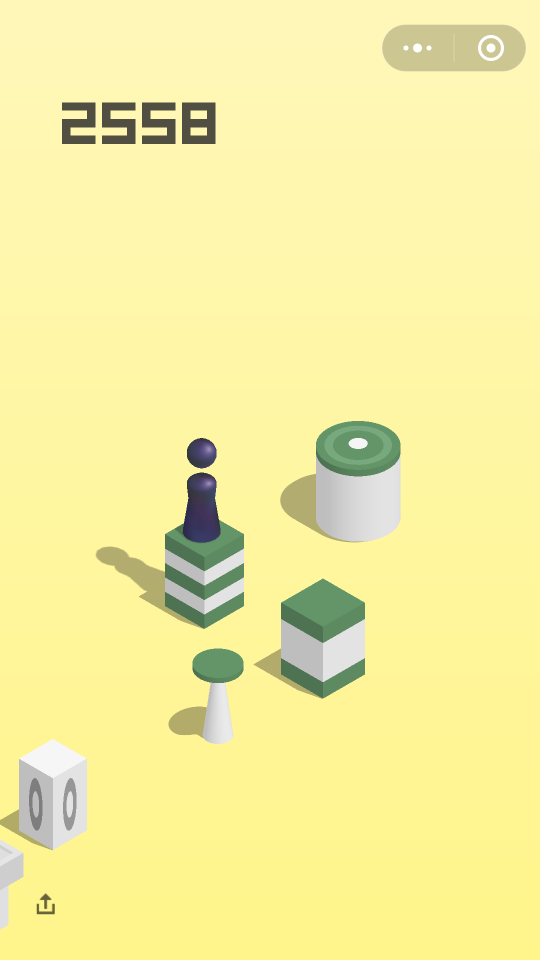
#> input picture tmp.png, 1080 x 1920 px (shown at 1/2 size)
$ python markSampleLabelFromPhone.py
#> lines starting #> are read from the running program, lines starting #| are printed output that depends on the picture
### ADBHelper.py
#-*- coding: UTF-8 -*-
'''
    在Python中执行ADB的命令行, 实现对Android设备的操控
'''

from subprocess import Popen, PIPE
import shlex
import cv2
import random
import subprocess

class ADBHelper:

    def __init__(self, win_width, win_height, margin = 100):
        '''
            构造器函数
            确认 窗口宽度高度与可按压范围.
        '''
        self.win_width = win_width
        self.win_height = win_height
        # 可以按压的矩形区域 内缩 margin个像素点。
        # 因为屏幕上的边缘 点击会触发别的事件        # region = (x, y, width, height)
        self.press_region = (margin, margin, win_width-margin, win_height-margin)
    @staticmethod
    def getScreenShotByADB():
        '''
            在手机上截图并返回opencv格式的ndarray
        '''
        cmd = "adb shell screencap -p /sdcard/tmp.png"
        subprocess.call(shlex.split(cmd))
#> (this line was passed over: subprocess is not available in this run)
        cmd = "adb pull /sdcard/tmp.png tmp.png"
        subprocess.call(shlex.split(cmd))
#> (this line was passed over: subprocess is not available in this run)
        # 使用opencv读取图片 返回ndarray
        return cv2.imread("tmp.png")
#> returned value is the input picture: shape (1920, 1080, 3); mean B, G, R 160, 238, 245.1


    # [34 lines left out: functions pressOnScreen, pressOnScreenAndMove, randPressOnScreen, not called in this run]

### SampleLabel.py


'''

self.img
self.canvas
self.fchess (x, y)
self.cbox (x, y)
self.save_path  图像的保存路径
self.label_filename


init(img)
u-更新画面

cancelLabel:
ctrl + z -> 撤销标注， 更新画面， 重新标注

saveLabel:
ctrl + s-检验标注是否完整， 保存标注 更新画面

addLabel(x, y, type)
    添加标记
    fchess chess footer
    cbox： box center

onMouse:
    监听鼠标事件


helpMenu
ctrl + h 帮助按钮 打印帮助信息


genImageName 生成图像名称， 利用事件戳

saveImage 保存图片

label2str(img_name, )

saveLabelInfo


numpy 的copy问题
http://blog.csdn.net/u010099080/article/details/59111207


'''

import cv2
import numpy as np
import datetime
import math
import copy
from ADBHelper import ADBHelper

MP_UNMARK = 0 # 0 : 未进行标注
MP_MARKED_FCHESS = 1  # 1 : 标注了小人的底部
MP_MARKED_CBOX = 2 # 2 : 标注了box的中心点


'''
手动标注 两个标签

'''
# [5 lines left out: function markChessAndBoxByHand, not called in this run]


class SampleLabel:
    def __init__(self, save_path='./', label_filename='label.txt'):
        self.img = None # 原来的图片
        self.canvas = None # 画布
        self.img_name = None # 图片名称
        self.mp = 0 # 标注的进程
        self.fchess = (0, 0) # 棋子底部中心
        self.cbox = (0, 0) # 下一条盒子的中心
        self.save_path = save_path # 图像的保存路径
        self.label_filename = label_filename #　标签记录文件的文件名
        # self.label_file = open(label_filename, 'w+') # 文件对象
        self.winname = 'label'

        # 创建一个窗口
        cv2.namedWindow(self.winname, flags= cv2.WINDOW_NORMAL | cv2.WINDOW_FREERATIO)
        # 设置鼠标事件的回调函数
        cv2.setMouseCallback(self.winname, markChessAndBoxByHand, self)


    def updateImg(self, img, img_name = None):
        # 更新当前源图像 - 深度拷贝
        self.img = img.copy()
        # 更新画布 - 深度拷贝
        self.canvas = img.copy()
        # 重置 棋子底部坐标
        self.fchess = (0, 0)
        # 重置盒子的中心
        self.cbox = (0, 0)

        if img_name == None:
            # 根据时间戳　生成文件名
            self.img_name = f"{datetime.datetime.now():%Y-%m-%d-%H-%M-%S-%f.png}"
        else:
            # 如果有名字的话就直接赋值
            self.img_name = img_name

        # 重置标注状态
        self.mp = MP_UNMARK
        # 更新画布
        self.updateCanvas()

    def printProcessOnCanvas(self, info):
        '''
            在画布上显示帮助信息
        '''
        # 首先更新画布
        # self.updateCanvas()
        self.canvas[50:150,:] = 255
        # 选择字体
        font = cv2.FONT_HERSHEY_SIMPLEX
        fontScale = 1
        cv2.putText(self.canvas, text=info, org=(100, 100), fontFace=font, fontScale=fontScale, thickness=1,
                     lineType=cv2.LINE_AA, color=(0, 0, 255))
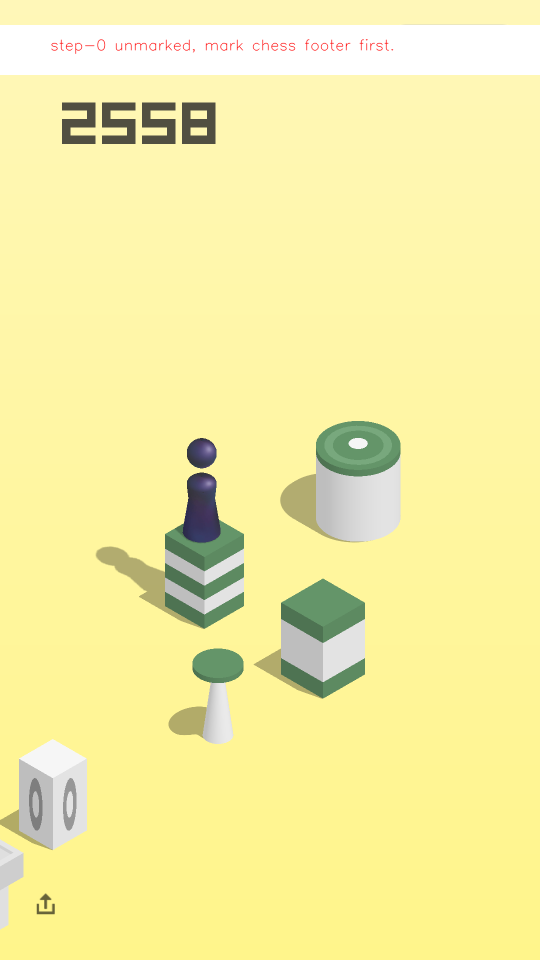
#> self.canvas: shape (1920, 1080, 3) (shown at 1/2 size); mean B, G, R 163.9, 238.8, 245.6


        cv2.imshow(self.winname, self.canvas)

    def updateCanvas(self):
        '''
            根据状态更新画布　与文字提示
        '''
        # Use Deep Copy
        self.canvas = self.img.copy()

        rmarker = 10 # 标记半径
        if self.mp >= MP_MARKED_FCHESS:
            # 绘制chess中心
            # 绘制棋子底部的中心点 红色实心
            cv2.circle(img=self.canvas, center=self.fchess, radius=rmarker, color=(0, 0, 255), thickness=-1)

        if self.mp >= MP_MARKED_CBOX:
            # 绘制下一条盒子中心
            cv2.circle(img=self.canvas, center=self.cbox, radius=rmarker, color=(0, 255, 0), thickness=-1)

        if self.mp == MP_UNMARK:
            self.printProcessOnCanvas("step-0 unmarked, mark chess footer first.")

        elif self.mp == MP_MARKED_FCHESS:
            self.printProcessOnCanvas("step-1  you need to mark next box center.")

        elif self.mp == MP_MARKED_CBOX:
            self.printProcessOnCanvas("step-2 mark done, save (s) or cancel (u)")

        cv2.imshow(self.winname, self.canvas)

    # [58 lines left out: functions addLabel, isMarkDone, saveImg, label2string, saveLabelInfo, not called in this run]

    def onDestroy(self):
        # 关闭窗口
        cv2.destroyWindow(self.winname)

### markSampleLabelFromPhone.py
'''
从USB摄像头中读取图片并标注 保存标注文件
'''
import cv2
import numpy
import math
import os

# 样本标注
from SampleLabel import SampleLabel
# 凡哥写的ADBHelper类
from  ADBHelper import ADBHelper


# 图片保存路径 使用前先创建此文件夹/更新此参数
save_path = "./samples/label/"
# 样本标注信息文件名 使用前先创建此文件/更新此参数
label_filename = "./samples/label/labels.txt"


slabel = SampleLabel(save_path, label_filename)

# 初始化 ADBHelper, 填入手机屏幕宽度跟高度.
adb = ADBHelper(1080, 1920)


# 将距离转换成时间
def distance2time(distance):
    ratio = 1.53
    # 时间必须是整数类型
    return int(distance * ratio)

# 计算两点之间的距离
def cal_distance(pt1, pt2):
    '''
        获取棋子与下一跳盒子的距离
    '''
    (x1, y1) = pt1
    (x2, y2) = pt2
    return math.sqrt(math.pow((x2 - x1), 2) + math.pow((y2 - y1), 2))

# 更新下一张图片 从ADB读入
def nextImg(slabel):
    '''
        使用迭代器， 遍历数组
    '''
    global adb
    try:
        # 从ADB读入图片
        img = adb.getScreenShotByADB()
        # 确认图片是否成功读入
        if img is None:
            return False
        else:
            slabel.updateImg(img, img_name=None)

            # 读入就将原来 unlabel的文件删除
        return True
    except StopIteration:
        print("遍历结束")
        return False

# 初始读入第一个
nextImg(slabel)
while True:
    keyValue = cv2.waitKey(0)
#> (key e is pressed here)
    # slabel.responseToKeyEvent(k, img=img)

    if keyValue == ord('e'):
        print('销毁窗口并保存')
        # 关闭窗口
        slabel.onDestroy()
        break

    elif keyValue == ord('n'):
        print("跳过，下一张图片")
        if not nextImg(slabel):
            # 如果获取失败， 退出
            break
    elif keyValue == ord('c'):
        print("取消标注")
        # update frame
        slabel.updateImg(slabel.img)

    elif keyValue == ord('s'):
        print("保存")
        if slabel.isMarkDone():
            # 保存样本
            slabel.saveImg()
            # 保存样本标注信息
            slabel.saveLabelInfo()
            # 显示提示信息 : 保存完成
            slabel.printProcessOnCanvas("Save Done")
            # 随机点击屏幕, 设置对应的延时时间.
            delay_time = distance2time(cal_distance(slabel.cbox, slabel.fchess))

            # 这里可以添加个延时
            # TODO

            adb.randPressOnScreen(delay_time)

            # 显示提示信息 : 自动载入下一张图片
            if not nextImg(slabel):
                # 如果获取失败， 退出
                break
        else:
            # 标注未完成， 无法保存
            slabel.printProcessOnCanvas("Error: mark undone, could not save")


    elif keyValue == ord('h'):

            print('''
            标注工具-帮助菜单
            ==================================
            键盘 n - next 下一张图片
            键盘 c - cancel 撤销标注
            键盘 s - save 保存样本标注与跳跃
            键盘 h - help 帮助菜单
            键盘 e - exit 保存标记并退出系统
            ''')
